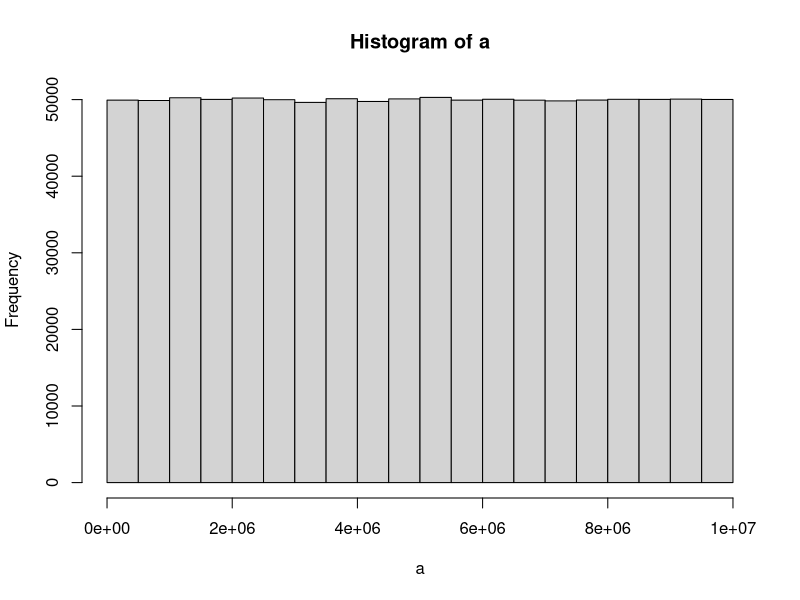

Write R code to recreate this figure.
## ---- chunk 1
knitr::opts_chunk$set(echo=TRUE, messages=TRUE, error=TRUE)
## ---- chunk 2
1+1
3-2
4*6
5/7


## ---- chunk 3

troy <- 1
abc <- 389
a <- 1
b <- 2
c <- 3
a+c

b-troy+c


## ---- chunk 4

a <- length(100)
for (i in 1:100) { #: makes a sequence between numbers
  a[i] <-i
}
print (a)
## ---- chunk 5

sum(1:100)



## ---- chunk 6
a <- 5
b <- 10

sum(a:b)

## ---- chunk 7
a <- length (1:99)
for (i in 1:99) {
if (!i %% 2){  
    next
    }
  print(i) #id like to print in rows
}  #!=not equal to i, %%=divided by

a <- 1:100
a[ a%%2 != 0]

## ---- chunk 8

a <- length (1:1000)
for (i in 1:1000) {
if (!i %% 1)  
    next
     #id like to print in rows
}  #!=not equal to i, %%=divided by
print(i)
## ---- chunk 9
a <- (1:200)

round(a, digits = 0) # not sure how to limit to 100 numbers

sample(1:200,200)
1:200
## ---- chunk 10

round(runif(50, min = 100, max = 500))


## ---- chunk 11

some_numbers <- c(3, 4, 7, 6, 5, 1, 4, 3, 4, 4, 5, 4, 0, 3, 5, 4, 4, 4) #c()=dataset
mean(some_numbers) #finding mean
median(some_numbers) #median
range(some_numbers) #range
sd(some_numbers) #standarddeviation
y <- table(some_numbers)#finding mode
y
names(y)[which(y==max(y))]
## ---- chunk 12

q <- "dogs cats" #strsplit helps find letters in string
strsplit(q,split="") #to split a character vector
t <-strsplit(q,split ="")



t[[1]]
t[[1]][2]#use to access second item in string
t[[1]][6]#use to access sixth item in string
table(t)
## ---- chunk 13

a <- "counting words in a string"
strsplit(a,split=" ") 
t <-strsplit(a,split ="") #not sure how to count the words instead of individual characters

table(t)

## ---- chunk 14

a <- "coding is hard. but i like the challenge. cats. dogs"
b <- strsplit(a,split="[.]") #[.] sperates the sentences

length(b)
length(b[[1]]) #the amount of sentences in the vector 

length(a[[1]])

## ---- chunk 15


a <- c(2,5,3,4,5,7,5,4,3,3,5,6,8,9,0,7,4,3,2,3,5,8,6,4)
table(a) 


## ---- chunk 16

test_word <- "hi"  #"" is one thing
test_sentence <- "hi my name is troy"
unlist(strsplit(test_sentence, split = " ")) #flattens into a vector
f <- test_word #put string into variable
g <- test_sentence
a <- strsplit(test_sentence, split = " ")
b <- unlist(strsplit(test_sentence, split = " ")) #what does this mean
b[1]
a[[1]][1]#the first thing in the fist thing

test_word%in%f #because test word became variable instead of string we can now see if it is in f

f%in%a

f <- c(1,2,3,4,5,6)
d <- 2
e <- 7

d%in%f
e%in%f
## ---- chunk 17
print(as.numeric(Sys.time())*10, digits=15)


## ---- chunk 18




## ---- chunk 19




## ---- chunk 20

a <- matrix(1:500, ncol=20,nrow=20) 

  View(a)


## ---- chunk 21



## ---- chunk 22
for (i in 1:100) {
 if (i %% 3 == 0 & i %% 5 == 0) {print("FizzBuzz")} #when used with curlys it will print keep in mind
 else if (i %% 3 == 0) {print("Fizz")}
 else if (i %% 5 == 0) {print("Buzz")}
 else print(i)
}



## ---- chunk 23


k<-"the follow is text is written to count the individual letters"
table(unlist(strsplit(k,split="")))


## ---- chunk 24
numbers <- c(1,6,4,2,3,4,5,5)
letters <- c("e","a","b","e","a","b","a","b")

new_df <- data.frame(numbers,letters)
print(new_df)
## ---- chunk 25

a<-runif(1000000,0,10000000)
hist(a)

## ---- chunk 26
#i cant for the life of me figure this problem out.....:(
a = matrix( 
  c(1:10),  # the data elements 
   nrow=10,              # number of rows 
   ncol=10,              # number of columns 
   byrow = TRUE)        
for(i in 1:10){
  for(j in 1:10){
    print(i*j)
  }
}
a

## ---- chunk 27

paste("1_", letters, sep = "")



## ---- chunk 28



